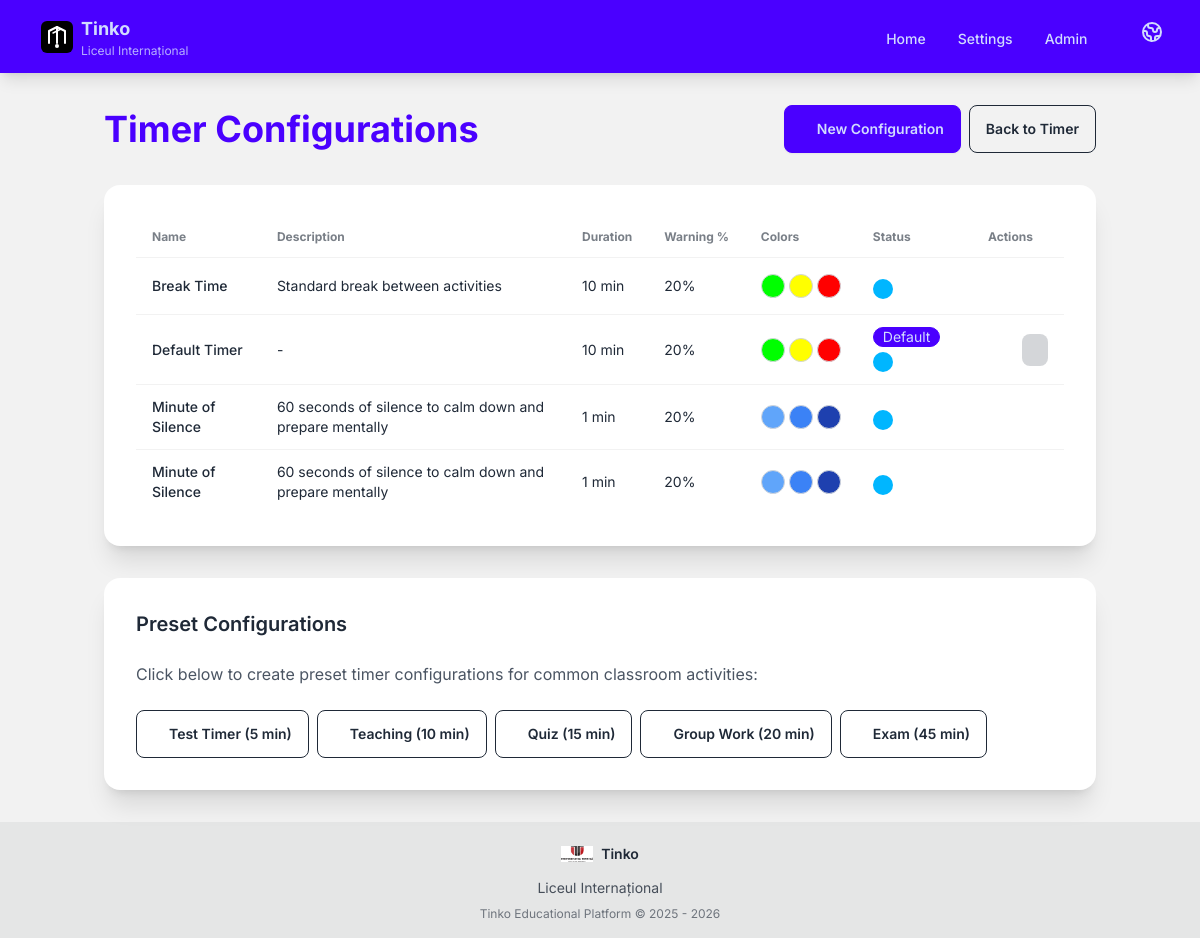
Screenshot of /plugins/edupi/activity_timer/configs/ with the database file from the repository.
### core/plugin_system/models.py (models this page shows, shortened)
class SiteSetting(models.Model):
    SETTING_TYPE_CHOICES = [
        ("text", "Text"),
        ("number", "Number"),
        ("boolean", "Boolean"),
        ("image", "Image"),
        ("json", "JSON"),
    ]
    key = models.CharField(
        max_length=255,
        unique=True,
        help_text="Setting key (e.g., 'tinko.global.school_name')",
    )
    value = models.TextField(
        blank=True,
        help_text="Setting value (JSON encoded for non-text types)",
    )
    setting_type = models.CharField(
        max_length=20,
        choices=SETTING_TYPE_CHOICES,
        default="text",
        help_text="Data type of the setting",
    )
    label = models.CharField(
        max_length=200,
        help_text="Display label for the setting",
    )
    description = models.TextField(
        blank=True,
        help_text="Help text for this setting",
    )
    section = models.CharField(
        max_length=100,
        blank=True,
        default="General",
        help_text="Section/group for organizing settings (e.g., 'General > Display')",
    )
    is_system = models.BooleanField(
        default=False,
        help_text="System settings cannot be deleted",
    )
    order = models.PositiveIntegerField(
        default=0,
        help_text="Display order within section",
    )
    created_at = models.DateTimeField(auto_now_add=True)
    updated_at = models.DateTimeField(auto_now=True)
    class Meta:
        verbose_name = "Site Setting"
        verbose_name_plural = "Site Settings"
        ordering = ["section", "order", "key"]
    def get_value(self):
        cache_key = f"site_setting:{self.key}"
        cached_value = cache.get(cache_key)
        if cached_value is not None:
            return cached_value
        if self.setting_type == "boolean":
            result = self.value.lower() == "true"
        elif self.setting_type == "json":
            try:
                result = json.loads(self.value) if self.value else {}
            except json.JSONDecodeError:
                result = {}
        elif self.setting_type == "image":
            result = self.value
        else:
            result = self.value
        cache.set(cache_key, result, timeout=300)
        return result

### plugins/edupi/activity_timer/models.py (models this page shows, shortened)
class TimerConfig(models.Model):
    preset = models.ForeignKey(
        TimerPreset,
        on_delete=models.SET_NULL,
        null=True,
        blank=True,
        related_name="configs",
        help_text=_("Base preset for this configuration (optional)"),
    )
    name = models.CharField(
        max_length=100,
        help_text=_("Name of the timer configuration"),
    )
    description = models.TextField(
        blank=True,
        help_text=_("Description of when to use this timer"),
    )
    duration_minutes = models.PositiveIntegerField(
        default=10,
        help_text=_("Duration in minutes"),
    )
    warning_threshold_percent = models.PositiveIntegerField(
        default=20,
        help_text=_("Percentage remaining when warning color appears"),
    )
    enable_buzzer = models.BooleanField(
        default=True,
        help_text=_("Play buzzer sound when timer ends"),
    )
    display_color = models.CharField(
        max_length=7,
        default="#3B82F6",
        help_text=_("Hex color for display button"),
    )
    led_color_start = models.CharField(
        max_length=7,
        default="#00FF00",
        help_text=_("Hex color code for timer start (green)"),
    )
    led_color_warning = models.CharField(
        max_length=7,
        default="#FFFF00",
        help_text=_("Hex color code for warning state (yellow)"),
    )
    led_color_end = models.CharField(
        max_length=7,
        default="#FF0000",
        help_text=_("Hex color code for timer end (red)"),
    )
    enable_breathing = models.BooleanField(
        default=False,
        help_text=_("Enable breathing circle animation"),
    )
    enable_ambient_sound = models.BooleanField(
        default=False,
        help_text=_("Play ambient background sound"),
    )
    is_default = models.BooleanField(
        default=False,
        help_text=_("Use this as the default configuration"),
    )
    is_active = models.BooleanField(
        default=True,
        help_text=_("Whether this configuration is active"),
    )
    created_at = models.DateTimeField(auto_now_add=True)
    updated_at = models.DateTimeField(auto_now=True)
    class Meta:
        app_label = "edupi_activity_timer"
        verbose_name = _("Timer Configuration")
        verbose_name_plural = _("Timer Configurations")
        ordering = ["name"]

### plugins/edupi/activity_timer/views.py (the view)
# urls.py: path("configs/", views.TimerConfigListView.as_view(), name="config_list"),
class TimerConfigListView(View):
    def get(self, request):
        configs = TimerConfig.objects.all().order_by("-is_active", "name")
        context = {
            "title": _("Timer Configurations"),
            "configs": configs,
        }
        return render(request, "activity_timer/config_list.html", context)

### core/edupi_core/context_processors.py (called while the page is built)
def site_settings(request):
    return {
        "ROBOT_NAME": SiteSettings.get("tinko.global.robot_name", "Tinko"),
        "SCHOOL_NAME": SiteSettings.get("tinko.global.school_name", ""),
        "SCHOOL_LOGO": SiteSettings.get("tinko.global.logo_path", ""),
        "MEDIA_URL": django_settings.MEDIA_URL,
    }

### plugins/edupi/activity_timer/templates/activity_timer/config_list.html (shortened to what this page needs)
{% extends "base.html" %}
{% load i18n %}
{% block content %}
<div class="container mx-auto px-4 py-8">
    <div class="flex justify-between items-center mb-8">
        <h1 class="text-4xl font-bold text-primary">{{ title }}</h1>
        <div class="flex gap-2">
            <a href="{% url 'activity_timer:config_create' %}" class="btn btn-primary">
                {% trans "New Configuration" %}
            </a>
            <a href="{% url 'activity_timer:dashboard' %}" class="btn btn-outline">
                {% trans "Back to Timer" %}
            </a>
        </div>
    </div>
    <div class="card bg-base-100 shadow-xl">
        <div class="card-body">
            <div class="overflow-x-auto">
                <table class="table">
                    <thead>
                        <tr>
                            <th>{% trans "Name" %}</th>
                            <th>{% trans "Description" %}</th>
                            <th>{% trans "Duration" %}</th>
                            <th>{% trans "Warning %" %}</th>
                            <th>{% trans "Colors" %}</th>
                            <th>{% trans "Status" %}</th>
                            <th>{% trans "Actions" %}</th>
                        </tr>
                    </thead>
                    <tbody>
                        {% for config in configs %}
                            <tr class="{% if not config.is_active %}opacity-50{% endif %}">
                                <td class="font-medium">{{ config.name }}</td>
                                <td>{{ config.description|truncatewords:10|default:"-" }}</td>
                                <td>{{ config.duration_minutes }} {% trans "min" %}</td>
                                <td>{{ config.warning_threshold_percent }}%</td>
                                <td>
                                    <div class="flex gap-1">
                                        <span class="w-6 h-6 rounded-full border border-gray-300"
                                              style="background-color: {{ config.led_color_start }};"
                                              title="{% trans 'Start' %}"></span>
                                        <span class="w-6 h-6 rounded-full border border-gray-300"
                                              style="background-color: {{ config.led_color_warning }};"
                                              title="{% trans 'Warning' %}"></span>
                                        <span class="w-6 h-6 rounded-full border border-gray-300"
                                              style="background-color: {{ config.led_color_end }};"
                                              title="{% trans 'End' %}"></span>
                                    </div>
                                </td>
                                <td>
                                    {% if config.is_default %}
                                        <span class="badge badge-primary">{% trans "Default" %}</span>
                                    {% endif %}
                                    {% if config.enable_buzzer %}
                                        <span class="badge badge-info" title="{% trans 'Buzzer enabled' %}">
                                        </span>
                                    {% endif %}
                                </td>
                                <td>
                                    <div class="flex gap-2">
                                        <a href="{% url 'activity_timer:config_update' config.id %}"
                                           class="btn btn-sm btn-ghost">
                                        </a>
                                        <button onclick="deleteConfig({{ config.id }})"
                                                  class="btn btn-sm btn-ghost text-error"
                                                  {% if config.is_default %}disabled title="{% trans 'Cannot delete default configuration' %}"{% endif %}>
                                        </button>
                                    </div>
                                </td>
                            </tr>
                        {% endfor %}
                    </tbody>
                </table>
            </div>
        </div>
    </div>
    <div class="mt-8 card bg-base-100 shadow-xl">
        <div class="card-body">
            <h2 class="card-title text-xl mb-4">{% trans "Preset Configurations" %}</h2>
            <p class="text-gray-600 mb-4">
                {% trans "Click below to create preset timer configurations for common classroom activities:" %}
            </p>
            <div class="flex flex-wrap gap-2">
                <button onclick="createPreset('test', 5)" class="btn btn-outline">
                    {% trans "Test Timer (5 min)" %}
                </button>
                <button onclick="createPreset('teaching', 10)" class="btn btn-outline">
                    {% trans "Teaching (10 min)" %}
                </button>
                <button onclick="createPreset('quiz', 15)" class="btn btn-outline">
                    {% trans "Quiz (15 min)" %}
                </button>
                <button onclick="createPreset('group_work', 20)" class="btn btn-outline">
                    {% trans "Group Work (20 min)" %}
                </button>
                <button onclick="createPreset('exam', 45)" class="btn btn-outline">
                    {% trans "Exam (45 min)" %}
                </button>
            </div>
        </div>
    </div>
</div>
{% endblock %}

### templates/base.html (shortened to what this page needs)
{% load i18n %}{% load static %}
<!DOCTYPE html>
<html lang="{{ LANGUAGE_CODE }}" data-theme="light">
<head>
    <script src="https://cdn.tailwindcss.com"></script>
    <link href="https://cdn.jsdelivr.net/npm/daisyui@4.10.1/dist/full.min.css" rel="stylesheet" type="text/css" />
</head>
<body class="bg-base-200 min-h-screen flex flex-col">
    <div class="navbar bg-primary text-primary-content shadow-lg">
        <div class="container mx-auto px-4 max-w-7xl">
            <div class="flex-1">
                <a href="{% url 'home' %}" class="btn btn-ghost text-xl font-bold gap-2">
                    <img src="{% static 'images/logo.svg' %}" alt="{{ ROBOT_NAME }}" class="h-8 w-8" style="color: currentColor;">
                    <div class="flex flex-col items-start leading-none">
                        <span class="text-lg">{{ ROBOT_NAME }}</span>
                        {% if SCHOOL_NAME %}
                        <span class="text-xs opacity-80 font-normal">{{ SCHOOL_NAME }}</span>
                        {% endif %}
                    </div>
                </a>
            </div>
            <div class="flex-none">
                <ul class="menu menu-horizontal px-1">
                    <li><a href="{% url 'home' %}" class="font-medium">{% trans "Home" %}</a></li>
                    <li><a href="{% url 'settings' %}" class="font-medium">{% trans "Settings" %}</a></li>
                    <li><a href="/admin/" class="font-medium">{% trans "Admin" %}</a></li>
                </ul>
                <div class="dropdown dropdown-end ml-4">
                    <label tabindex="0" class="btn btn-ghost btn-circle">
                    </label>
                </div>
            </div>
        </div>
    </div>
    <div class="flex-grow">
        {% block content %}{% endblock %}
    </div>
    <footer class="footer footer-center p-4 bg-base-300 text-base-content">
        <div class="flex flex-col items-center gap-2">
            <div class="flex items-center gap-2">
                {% if SCHOOL_LOGO %}
                <img src="{{ MEDIA_URL }}{{ SCHOOL_LOGO }}" alt="{{ SCHOOL_NAME }}" class="h-8 w-8 object-contain">
                {% else %}
                <img src="{% static 'images/logo.svg' %}" alt="{{ ROBOT_NAME }}" class="h-8 w-8">
                {% endif %}
                <span class="font-semibold">{{ ROBOT_NAME }}</span>
            </div>
            {% if SCHOOL_NAME %}
            <p class="text-sm opacity-80">{{ SCHOOL_NAME }}</p>
            {% endif %}
            <p class="text-xs opacity-60">{% trans "Tinko Educational Platform" %} © 2025 - {% now "Y" %}</p>
        </div>
    </footer>
</body>
</html>

### templates/base.html (style rules this page uses)
body { font-family: 'Inter', sans-serif; }

### rows the page displays
SiteSetting: value "Tinko"
SiteSetting: value "Liceul Internațional"
TimerConfig: name "Break Time", description "Standard break between activities", duration_minutes "10", warning_threshold_percent "20"
TimerConfig: name "Default Timer", description "-", duration_minutes "10", warning_threshold_percent "20"
TimerConfig: name "Minute of Silence", description "60 seconds of silence to calm down and prepare mentally", duration_minutes "1", warning_threshold_percent "20"
TimerConfig: name "Minute of Silence", description "60 seconds of silence to calm down and prepare mentally", duration_minutes "1", warning_threshold_percent "20"

### other values shown
{{ title }} "Timer Configurations"
